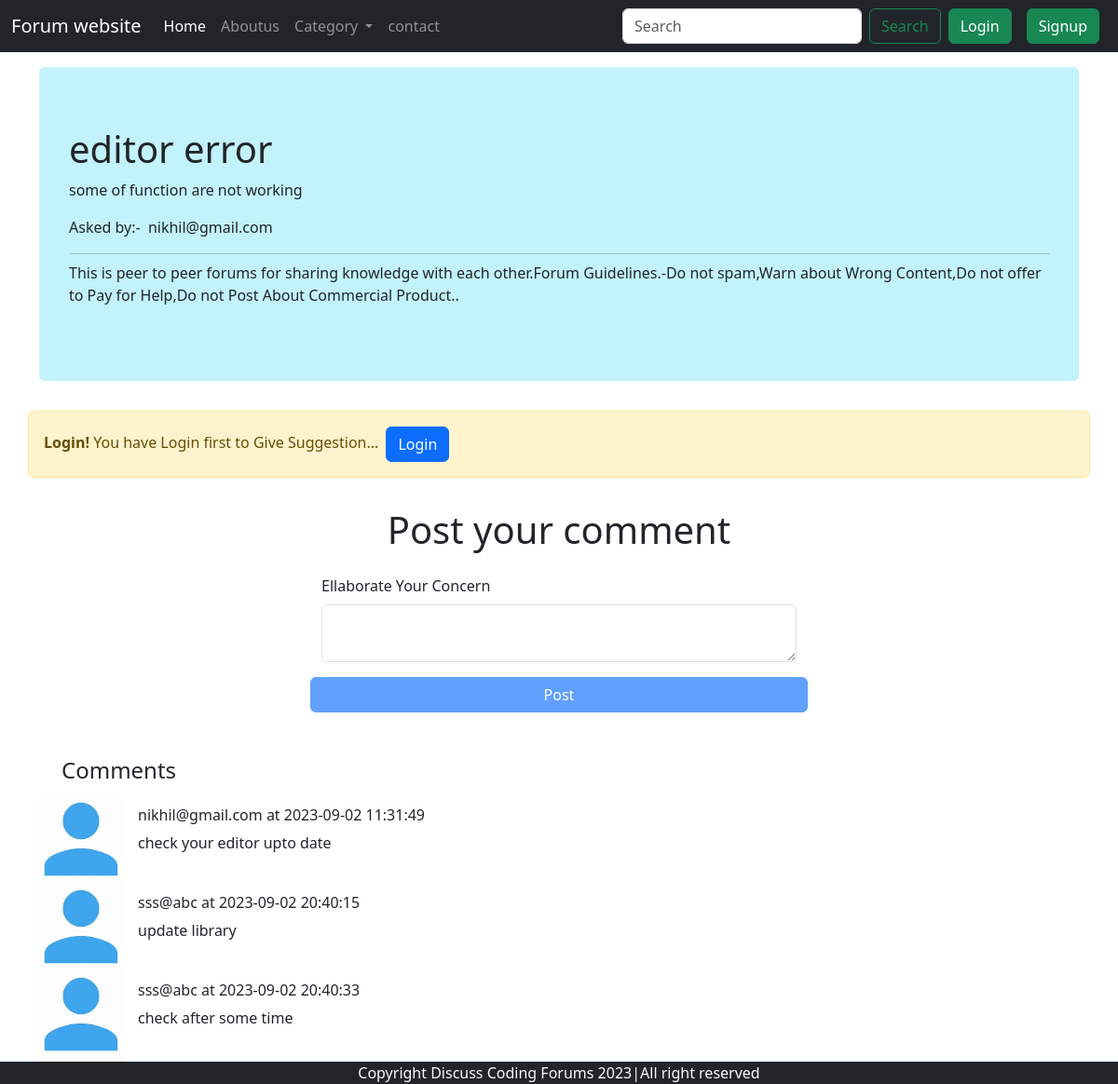
The page /forum/thread.php?threadid=19 on the database its author committed.
### tables this page shows
CREATE TABLE `threads` (
  `thread_id` int(20) NOT NULL,
  `thread_title` varchar(255) NOT NULL,
  `thread_description` varchar(255) NOT NULL,
  `thread_category_id` int(20) NOT NULL,
  `thread_user_id` int(20) NOT NULL,
  `threadtimestamp` datetime NOT NULL DEFAULT current_timestamp()
);

CREATE TABLE `users` (
  `user_id` int(20) NOT NULL,
  `user_email` varchar(255) NOT NULL,
  `user_password` varchar(255) NOT NULL,
  `user_time` datetime NOT NULL DEFAULT current_timestamp()
);

CREATE TABLE `comments` (
  `comment_id` int(20) NOT NULL,
  `comment_by` int(20) NOT NULL,
  `comment_description` varchar(255) NOT NULL,
  `thread_id` int(20) NOT NULL,
  `comment_time` datetime NOT NULL DEFAULT current_timestamp()
);

### forum/thread.php (the view, shortened to what this page needs)
<!doctype html>
<html lang="en">
  <head>
    <link rel="stylesheet" href="https://cdn.jsdelivr.net/npm/bootstrap@4.0.0/dist/css/bootstrap.min.css">
    <link href="https://cdn.jsdelivr.net/npm/bootstrap@5.3.1/dist/css/bootstrap.min.css" rel="stylesheet">
  </head>
  <body>
    <?php require 'dbms.php'; ?>
    <?php require 'navbar.php'; ?>
    <?php
    $thread_id=$_GET['threadid'];
    $sql="SELECT * FROM `threads` WHERE `thread_id`= $thread_id";
    $res=mysqli_query($conn,$sql);
    while($row=mysqli_fetch_assoc($res))
      {
        $threadtitle=$row['thread_title'];
        $threaddesc=$row['thread_description'];
        $threaduserid=$row['thread_user_id'];
        $sql3="SELECT * FROM `users` where `user_id`='$threaduserid'";
        $res3=mysqli_query($conn,$sql3);
        $row3=mysqli_fetch_assoc($res3);
        $postedby=$row3['user_email'];
      }
    ?>
<div class="container my-3">
<div class=" bg-info text-dark bg-opacity-25 rounded jumbotron">
  <h1 class="display-6"><?php echo"$threadtitle"?></h1>
  <p><?php echo"$threaddesc"?></p>
  <p>Asked by:-&nbsp <b class=" h6 fs-6"><?php echo $postedby; ?></b></p>
  <hr class="my-2">
  <p class="font-weight-light">This is peer to peer forums for sharing knowledge with each other.Forum Guidelines.-Do not spam,Warn about Wrong Content,Do not offer to Pay for Help,Do not Post About Commercial Product..</p></p>
</div>
</div>
 <?php
if(isset($_SESSION['loggedin'])&& $_SESSION['loggedin']==true)
{
echo'<div class="container mb-5 ">
  <h1 class="py-3 text-center">Post your comment</h1>
  <form action="',$_SERVER["REQUEST_URI"],'"method="POST">
      <div class="container row mx-auto col-10 col-md-8 col-lg-6">
  <div class="mb-3">
    <label for="exampleInputPassword1" class="form-label">Ellaborate Your Concern</label>
    <textarea name="commentdescription"  row="4" cols="50" class="form-control" id="textarea"> </textarea>
    <input type="hidden" name="user_id" value="',$_SESSION['user_id'],'">
  </div>
  <button type="submit" class="btn btn-primary">Post</button>
      </div>
</form>
    </div>';
 }
else{
  echo'<div class="container mt-3 alert alert-warning alert-dismissible fade show" role="alert">
  <strong>Login! </strong>
  You have Login first to Give Suggestion...<button class="btn btn-primary btn-t mx-2" data-bs-toggle="modal" data-bs-target="#loginmodal">Login</button>
  </div>';
  echo'<div class="container mb-5 ">
  <h1 class="py-3 text-center">Post your comment</h1>
  <form>
      <div class="container row mx-auto col-10 col-md-8 col-lg-6">
  <div class="mb-3">
    <label for="exampleInputPassword1" class="form-label">Ellaborate Your Concern</label>
    <textarea name="commentdescription"  row="4" cols="50" class="form-control" id="textarea"> </textarea>
  </div>
  <button type="submit" class="btn btn-primary" disabled>Post</button>
      </div>
</form>
    </div>';
}
?>
 <div class="container mb-3 ">
    <h4 class="ml-4">Comments</h4>
</div>
 <?php
    $thread_id=$_GET['threadid'];
    $sql="SELECT * FROM `comments` WHERE `thread_id`= $thread_id";
    $res=mysqli_query($conn,$sql);
    while($row=mysqli_fetch_assoc($res))
      {
        $commentdesc=$row['comment_description'];
        $commenttime=$row['comment_time'];
        $commentby=$row['comment_by'];
        $sql2="SELECT * FROM `users` where `user_id`='$commentby'";
        $res2=mysqli_query($conn,$sql2);
        $row2=mysqli_fetch_assoc($res2);
       echo'<div class="container">
       <div class="media">
  <img class="mr-3" src="../img/user.jfif"  width="90px" alt="Generic placeholder image">
  <div class="media-body">
    <h6 class="fs-6  mt-2">',$row2['user_email'],'&nbspat ',$commenttime,'</h6>',$commentdesc,
  '</div>
</div>
</div>';
      }
    ?>
<?php require 'footer.php'; ?>
  </body>
</html>

### rows shown on the page
threads: thread_title "editor error", thread_description "some of function are not working"
users: user_email "nikhil@gmail.com"
comments: users.user_email "nikhil@gmail.com", comment_time "2023-09-02 11:31:49", comment_description "check your editor upto date"
comments: users.user_email "sss@abc", comment_time "2023-09-02 20:40:15", comment_description "update library"
comments: users.user_email "sss@abc", comment_time "2023-09-02 20:40:33", comment_description "check after some time"
